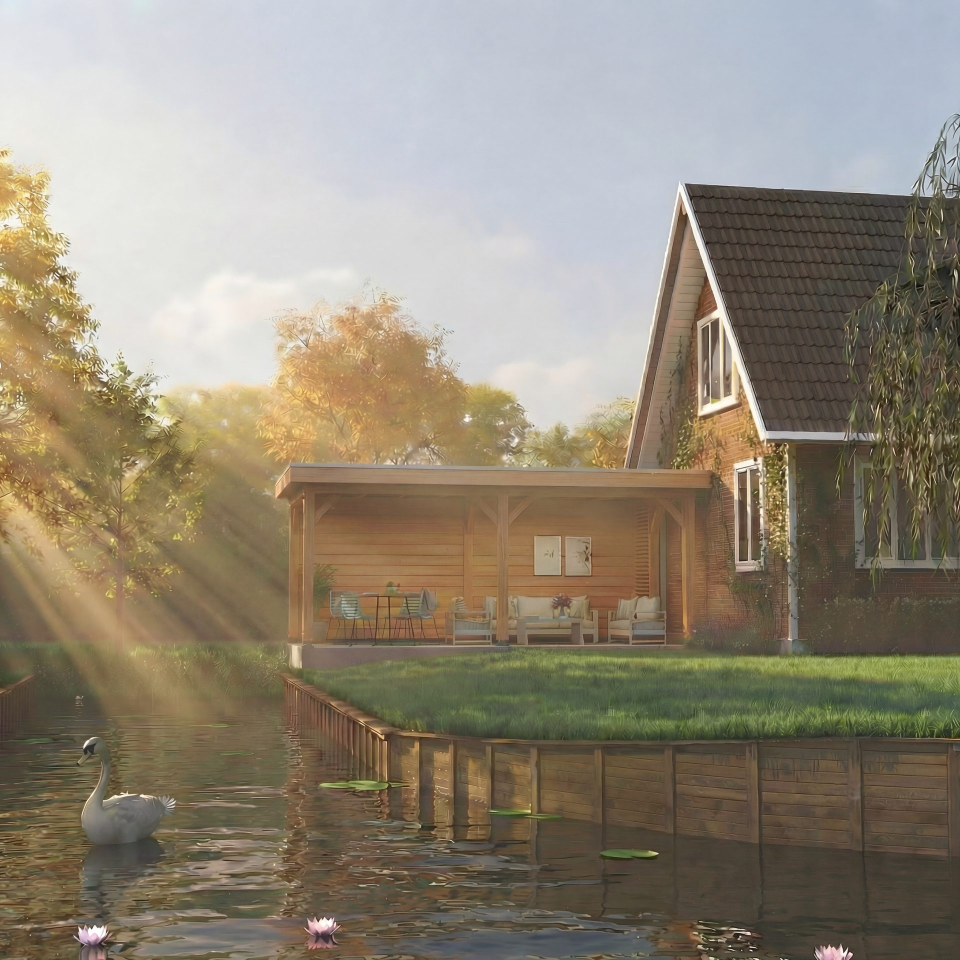
#> input picture img/nubuiten/13.jpg, 1920 x 1920 px (shown at 1/2 size)
$ python -i build-portfolio-pdf.py   (imports and definitions only)
#> lines starting #> are read from the running program, lines starting #| are printed output that depends on the picture; after the words box and inside, x2 and y2 are one past the last pixel; in counts of white or black regions, pixels touching at a corner belong together
#> further down, picture is the input picture: PIL image 1920x1920 RGB; mean R, G, B 145.6, 136.4, 120
#!/usr/bin/env python
"""
Build the downloadable SL3D portfolio PDF.

Reads imagery straight from src/assets at full source resolution. The earlier
version pulled nine images from the live site by their hashed /_astro/ paths,
which capped every picture at web resolution, broke whenever Astro rehashed a
filename, and forced a deploy before the PDF could be rebuilt. None of that is
true any more: the build is local and offline apart from the webfonts.

Design intent: this is a portfolio, not a brochure. Imagery runs edge to edge,
copy stays out of its way, and every project is represented by its strongest
image rather than whichever one happened to be the site's cover.

Two variants:
  studio       -> public/SL3D-Portfolio.pdf          business email
  applications -> <job-search folder>/SL3D-Portfolio-Applications.pdf
                  interior / architectural work first, personal email

Usage:  python scripts/build-portfolio-pdf.py [studio|applications|both]
"""

import base64
import io
import os
import pathlib
import shutil
import subprocess
import sys
import tempfile

from PIL import Image

ROOT = pathlib.Path(__file__).resolve().parent.parent
ASSETS = ROOT / "src" / "assets"
JOB_DIR = pathlib.Path(
    r"G:\My Drive\CVs\Claude CVs and recommendation letters\job-search"
)
CHROME = r"C:\Program Files\Google\Chrome\Application\chrome.exe"

# --- design tokens, lifted verbatim from the live stylesheet -----------------
PAPER, INK, INK_SOFT, SURFACE = "#f7f6f2", "#16150f", "#63605a", "#ffffff"
LINE, LINE_STRONG = "#e2e0d8", "#c9c6bc"
ACCENT = "#c14a0a"

# Pixel budgets by printed role. A full-bleed A4 band is 210mm wide, which is
# 1654px at 200dpi -- past that the file grows and nothing visibly improves.
PX = {"bleed": 1560, "half": 820, "grid": 560, "thumb": 400}


def _trim(im, thresh=243, pad=0.015):
    """
    Crop the dead white margin off a studio cut-out or a drawing sheet.

    Catalogue renders and LayOut sheets both arrive with a wide white surround.
    Placed untrimmed they sit as a stamp-sized object inside a large empty tile,
    which is most of what made the old grid look weak.
    """
#> called with thresh = 243, pad = 0.015
    g = im.convert("L")
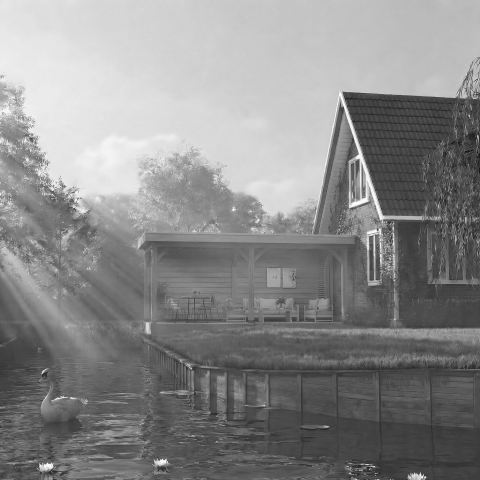
#> g: PIL image 1920x1920 L (shown at 1/4 size); min 2, max 255, mean 137.3
    mask = g.point(lambda p: 0 if p >= thresh else 255)
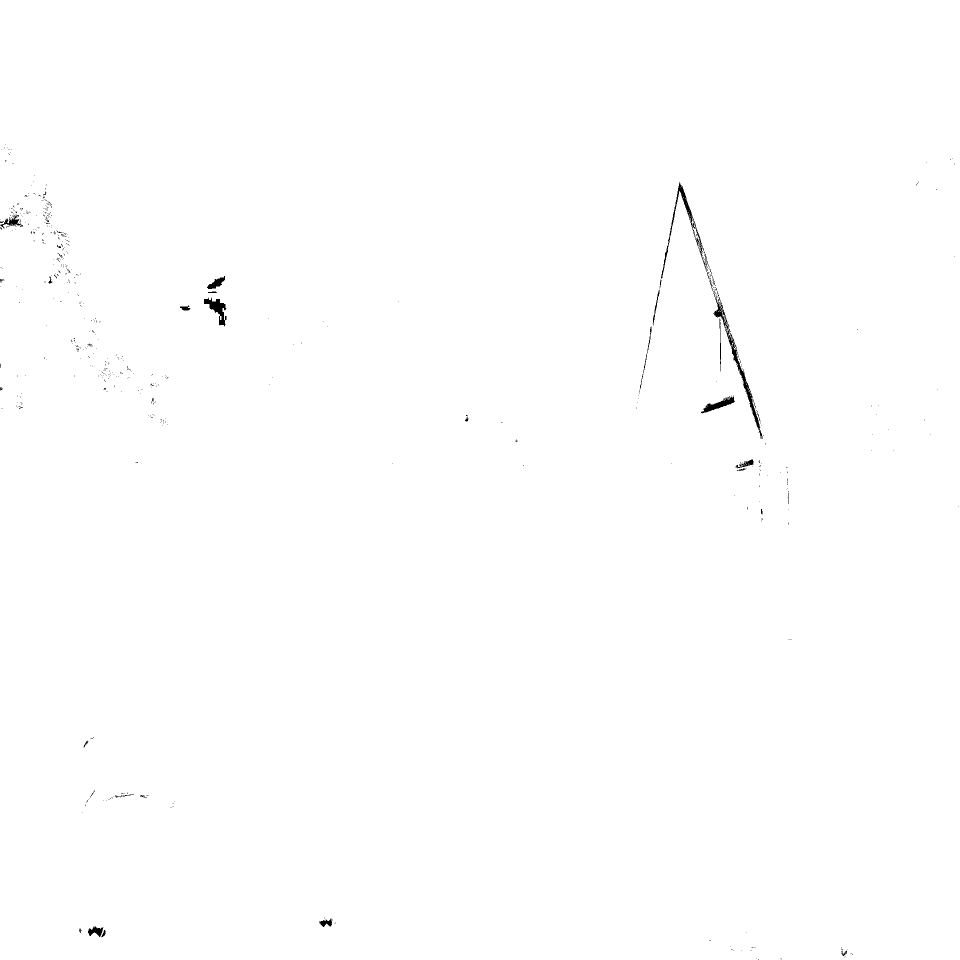
#> mask: PIL image 1920x1920 L (shown at 1/2 size); 99.7% white; 556 black regions (519 under 20 px), largest, box (x1, y1, x2, y2) and area: (1426, 583, 1525, 878) 2077, (1322, 364, 1419, 559) 1512, (408, 595, 453, 653) 1015
    box = mask.getbbox()
#> box = (0, 0, 1920, 1920)
    if not box:
        return im
    p = round(max(im.width, im.height) * pad)
    return im.crop((max(0, box[0] - p), max(0, box[1] - p),
                    min(im.width, box[2] + p), min(im.height, box[3] + p)))


# [20 lines left out: function img, not called in this run]


def foot(n):
    return (f'<div class="foot"><span>SL3D &mdash; Sam Lepley</span>'
            f'<span>{n:02d}</span></div>')


# [4 lines left out: function numbered, not called in this run]


VARIANTS = {
    "studio": dict(
        out=ROOT / "public" / "SL3D-Portfolio.pdf",
        email="sam@sl3d.net",
        avail="Available for freelance projects and full-time roles &mdash; Netherlands / remote.",
        interiors_first=False,
    ),
    "applications": dict(
        out=JOB_DIR / "SL3D-Portfolio-Applications.pdf",
        # Kept out of the repo so the address is not scraped from a public
        # mirror; falls back to the business address when unset.
        email=os.environ.get("SL3D_PERSONAL_EMAIL", "sam@sl3d.net"),
        avail="Available for full-time and part-time roles, and for freelance projects "
              "&mdash; Delft, Netherlands.",
        interiors_first=True,
    ),
}

CSS = f"""
  @page {{ size: A4; margin: 0; }}
  * {{ box-sizing: border-box; }}
  html, body {{ margin: 0; padding: 0; }}
  body {{
    font-family: "Inter", "Helvetica Neue", Arial, sans-serif;
    color: {INK}; background: {PAPER};
    -webkit-print-color-adjust: exact; print-color-adjust: exact;
    font-size: 10pt; line-height: 1.55;
  }}
  h1, h2, h3, .num, .word, .big {{ font-family: "Archivo", "Helvetica Neue", Arial, sans-serif; }}
  .page {{
    width: 210mm; height: 297mm; position: relative;
    page-break-after: always; overflow: hidden; background: {PAPER};
  }}
  .page:last-child {{ page-break-after: auto; }}
  .pad {{ padding-left: 16mm; padding-right: 16mm; }}
  .foot {{
    position: absolute; left: 16mm; right: 16mm; bottom: 9mm;
    display: flex; justify-content: space-between;
    font-size: 7pt; letter-spacing: .09em; text-transform: uppercase;
    color: {INK_SOFT}; border-top: .4pt solid {LINE_STRONG}; padding-top: 2.4mm;
  }}
  .word {{ font-weight: 700; letter-spacing: -.01em; }}
  .word sup {{ color: {ACCENT}; font-size: .62em; vertical-align: .42em; margin-left: .06em; }}
  .label {{
    font-size: 7pt; letter-spacing: .17em; text-transform: uppercase;
    color: {INK_SOFT}; margin: 0;
  }}
  .label.accent {{ color: {ACCENT}; }}
  h2 {{ font-size: 20pt; line-height: 1.1; letter-spacing: -.022em;
        font-weight: 600; margin: 2.5mm 0 0; }}
  .deck {{ font-size: 9.6pt; color: {INK_SOFT}; margin: 3mm 0 0; max-width: 132mm;
           line-height: 1.55; }}
  .rule {{ height: .4pt; background: {LINE_STRONG}; }}

  /* Full-bleed imagery -- the whole point of the redesign. The extra millimetre
     and the negative offset cover Chrome's sub-pixel rounding at the page edge,
     which otherwise leaves a hairline of paper down the right-hand side. */
  .bleed {{ width: 212mm; margin-left: -1mm !important; display: block; }}
  .bleed img {{ width: 212mm; display: block; object-fit: cover; }}
  .cap {{ font-size: 7.4pt; color: {INK_SOFT}; line-height: 1.4; margin: 2.2mm 0 0; }}

  /* cover */
  .cover-img {{ position: absolute; top: 0; left: 0; width: 211mm; height: 188mm;
                object-fit: cover; }}
  /* A soft scrim: the wordmark sits over open sky on most candidate covers and
     white-on-pale is unreadable without it. */
  .cover-scrim {{ position: absolute; top: 0; left: 0; width: 211mm; height: 46mm;
                  background: linear-gradient(to bottom, rgba(0,0,0,.34), rgba(0,0,0,0)); }}
  .cover-mark {{ position: absolute; top: 13mm; left: 16mm; color: #fff;
                 font-size: 15pt; text-shadow: 0 1px 14px rgba(0,0,0,.45); }}
  .cover-mark sup {{ color: {ACCENT}; }}
  .cover-yr {{ position: absolute; top: 15.5mm; right: 16mm; color: #fff; font-size: 7pt;
               letter-spacing: .17em; text-transform: uppercase;
               text-shadow: 0 1px 14px rgba(0,0,0,.45); }}
  .cover-txt {{ position: absolute; top: 200mm; left: 16mm; right: 16mm; }}
  h1 {{ font-size: 40pt; line-height: 1; letter-spacing: -.03em; margin: 0; font-weight: 700; }}
  .disc {{ font-size: 12.5pt; color: {ACCENT}; font-weight: 600; margin: 3mm 0 0;
           font-family: "Archivo", sans-serif; letter-spacing: -.005em; }}
  .lead {{ font-size: 10.6pt; line-height: 1.55; max-width: 142mm; margin: 6mm 0 0; }}
  .meta {{ display: flex; gap: 13mm; margin-top: 9mm;
           border-top: .4pt solid {LINE_STRONG}; padding-top: 4mm; }}
  .meta p {{ margin: 1.2mm 0 0; font-size: 9pt; }}

  /* columns */
  .cols3 {{ display: grid; grid-template-columns: repeat(3, 1fr); gap: 8mm; }}
  .cols2 {{ display: grid; grid-template-columns: 1fr 1fr; gap: 7mm; }}
  .cols3 h3, .cols2 h3 {{ font-size: 10.5pt; margin: 2mm 0 1.6mm; font-weight: 600; }}
  .cols3 p, .cols2 p {{ font-size: 8.9pt; line-height: 1.52; margin: 0; color: {INK_SOFT}; }}
  .stepnum {{ font-size: 9pt; color: {ACCENT}; font-weight: 600; }}

  /* technical page */
  .sheet {{ width: 100%; height: 71mm; object-fit: contain; background: {SURFACE};
            border: .4pt solid {LINE}; display: block; }}
  .shot {{ width: 100%; height: 71mm; object-fit: cover; display: block; }}

  /* case study */
  .case-head {{ display: flex; align-items: baseline; gap: 5mm; }}
  .case-num {{ font-size: 26pt; font-weight: 700; color: {ACCENT}; letter-spacing: -.03em;
               line-height: 1; font-family: "Archivo", sans-serif; }}
  .facts {{ display: flex; gap: 11mm; margin-top: 5mm; border-top: .4pt solid {LINE_STRONG};
            padding-top: 3.5mm; }}
  .facts p {{ margin: 1mm 0 0; font-size: 8.8pt; }}
  .body {{ font-size: 9.6pt; line-height: 1.6; margin: 4mm 0 0; column-count: 2;
           column-gap: 8mm; text-align: left; }}
  .body p {{ margin: 0 0 3mm; }}

  /* grids */
  .g3 {{ display: grid; grid-template-columns: repeat(3, 1fr); gap: 3.5mm; }}
  .g4 {{ display: grid; grid-template-columns: repeat(4, 1fr); gap: 3.5mm; }}
  .g3 img, .g4 img {{ width: 100%; display: block; object-fit: cover; }}
  .tile {{ height: 62mm; }}
  .tile-i {{ height: 84mm; }}
  .tile-s {{ height: 32mm; }}
  .prod {{ height: 46mm; object-fit: contain !important; background: {SURFACE}; }}
  /* A strip mixing white cut-outs with photographs only reads as designed if every
     tile shares a height and a baseline, whatever the source aspect ratio. */
  .g4.level img {{ height: 40mm; }}
  .idx figcaption {{ font-size: 7.2pt; color: {INK_SOFT}; margin-top: 1.6mm; line-height: 1.35; }}
  .idx figure {{ margin: 0; }}
  .idx .k {{ display: block; font-size: 6.6pt; letter-spacing: .12em;
             text-transform: uppercase; color: {ACCENT}; margin-top: 1.4mm; }}

  /* close */
  .credit {{ font-size: 7.6pt; color: {INK_SOFT}; margin: 3.5mm 0 0;
              padding-top: 2.4mm; border-top: .4pt solid {LINE}; letter-spacing: .01em; }}
  .credit b {{ font-weight: 600; color: {INK}; letter-spacing: .1em;
               text-transform: uppercase; font-size: 6.8pt; margin-right: 2mm; }}
  .tools {{ font-size: 9pt; color: {INK_SOFT}; margin: 2.5mm 0 0; line-height: 1.7; }}
  .cta h2 {{ font-size: 19pt; }}
  .cta-row {{ display: flex; gap: 11mm; margin-top: 4mm; }}
  .cta-row p {{ margin: 1.2mm 0 0; font-size: 9pt; }}
  a {{ color: inherit; text-decoration: none; }}
  .avail {{ margin-top: 4.5mm; font-size: 9pt; color: {ACCENT}; font-weight: 500; }}
"""


# [357 lines left out: functions cover, approach, technical, nubuiten, olg, interiors and 3 more, not called in this run]


FRONT = ["Cover", "The approach", "One model, two deliverables"]
WORK_ORDER = ["Nubuiten", "Outdoor Life Group", "Selected work", "Interiors & architecture"]
WORK_ORDER_APPS = ["Interiors & architecture", "Nubuiten", "Selected work", "Outdoor Life Group"]


# [41 lines left out: functions _finish, render, not called in this run]


# [7 lines not run here, left out]

>>> from PIL import Image
>>> picture = Image.open('../img/nubuiten/13.jpg')
>>> result = _trim(picture)

$ run again, on img/nubuiten/02.jpg
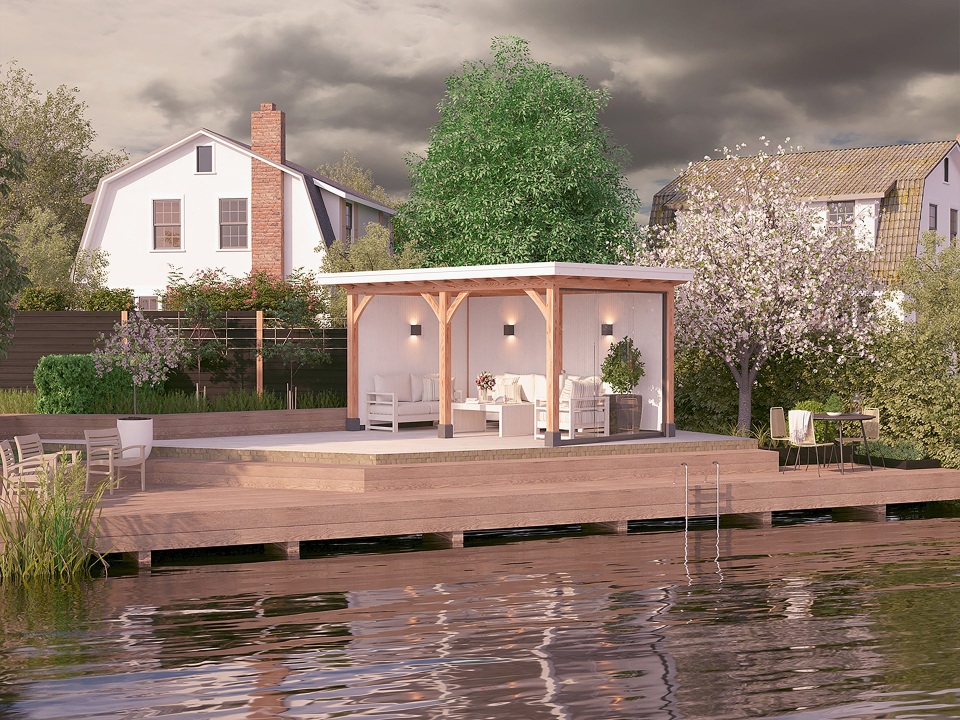
#> input picture img/nubuiten/02.jpg, 1920 x 1440 px (shown at 1/2 size)
#> picture is the input picture: PIL image 1920x1440 RGB; mean R, G, B 141.4, 123, 108.4
#> in _trim, `g = im.convert("L")`:
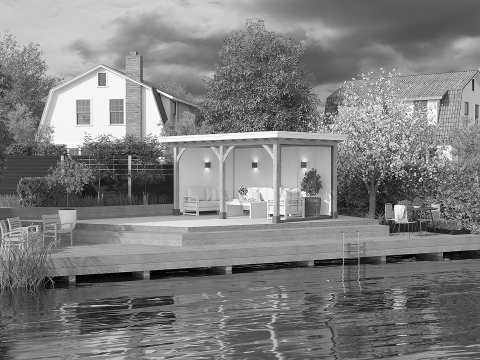
#> g: PIL image 1920x1440 L (shown at 1/4 size); min 0, max 255, mean 126.8
#> in _trim, `mask = g.point(lambda p: 0 if p >= thresh else 255)`:
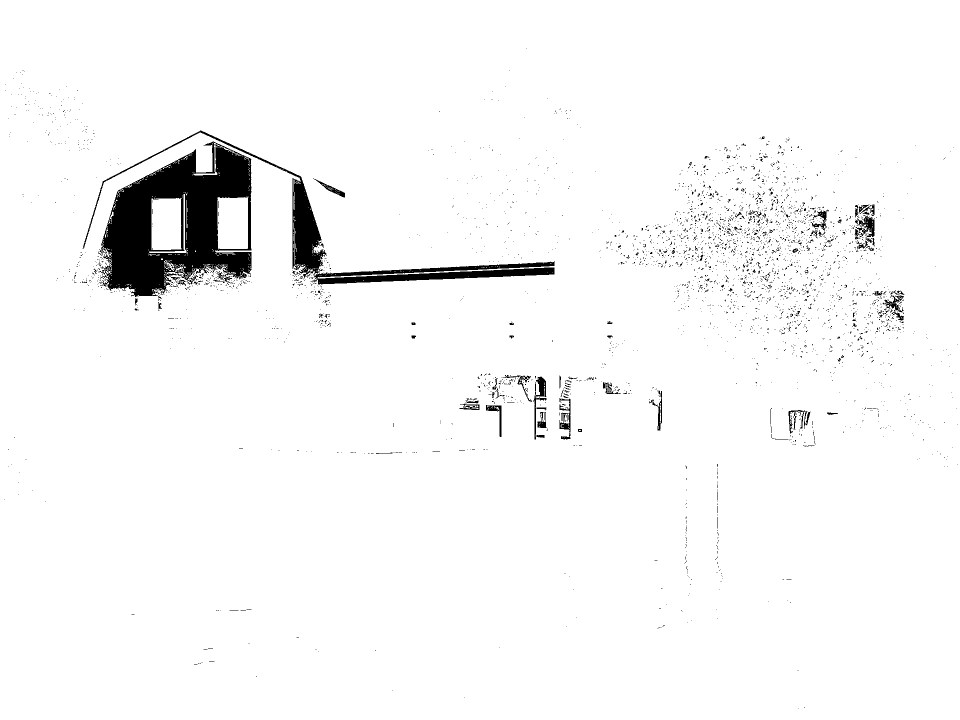
#> mask: PIL image 1920x1440 L (shown at 1/2 size); 96.7% white; 3142 black regions (3024 under 20 px), largest, box (x1, y1, x2, y2) and area: (197, 283, 503, 597) 50945, (165, 261, 1110, 569) 19454, (1067, 753, 1093, 879) 991
#> box = (0, 0, 1920, 1440)

$ run again, on img/nubuiten/03.jpg
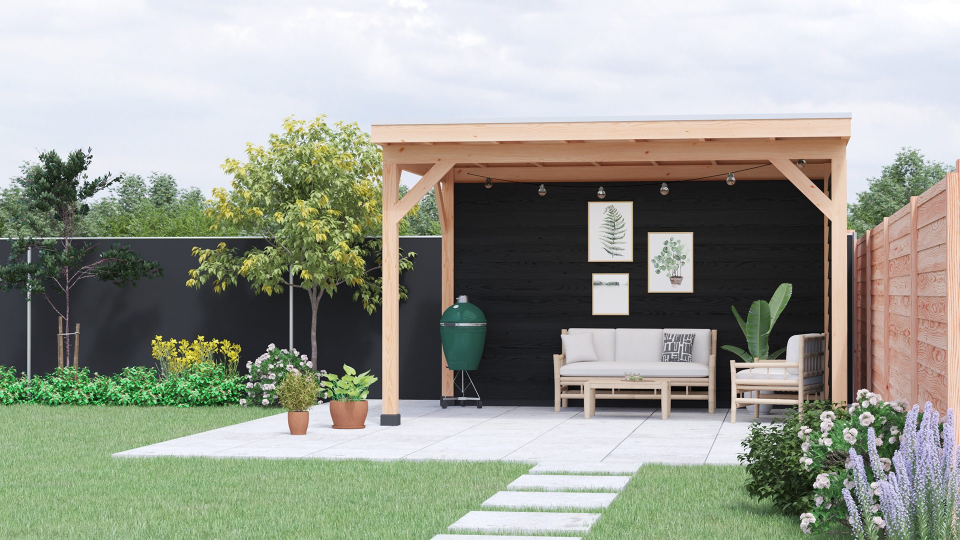
#> input picture img/nubuiten/03.jpg, 1920 x 1080 px (shown at 1/2 size)
#> picture is the input picture: PIL image 1920x1080 RGB; mean R, G, B 154.2, 157.5, 146.4
#> in _trim, `g = im.convert("L")`:
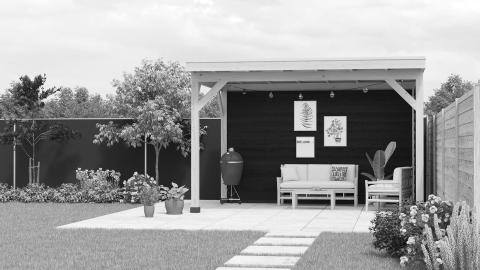
#> g: PIL image 1920x1080 L (shown at 1/4 size); min 0, max 255, mean 155.2
#> in _trim, `mask = g.point(lambda p: 0 if p >= thresh else 255)`:
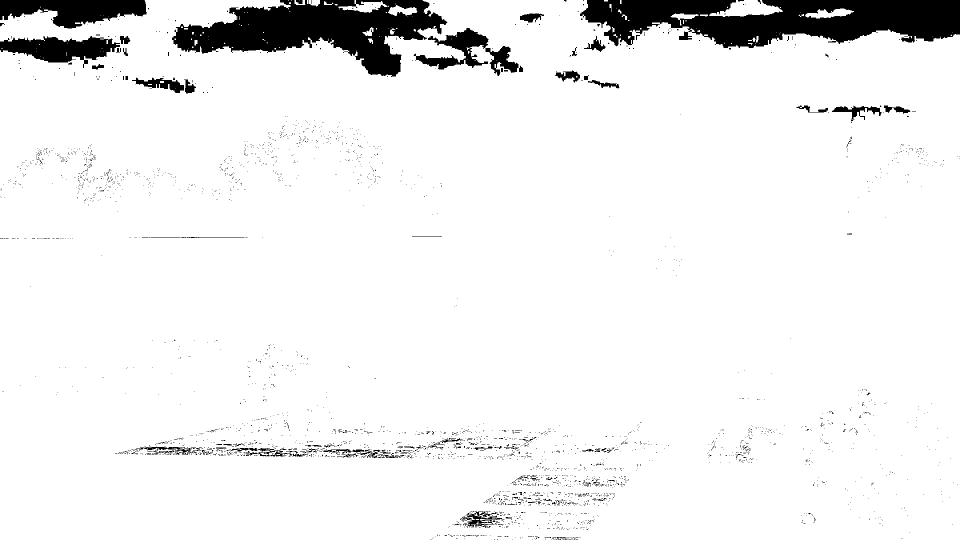
#> mask: PIL image 1920x1080 L (shown at 1/2 size); 93.5% white; 2999 black regions (2891 under 20 px), largest, box (x1, y1, x2, y2) and area: (1160, 0, 1920, 96) 49380, (344, 0, 895, 154) 41450, (0, 0, 294, 57) 10611
#> box = (0, 0, 1920, 1080)
